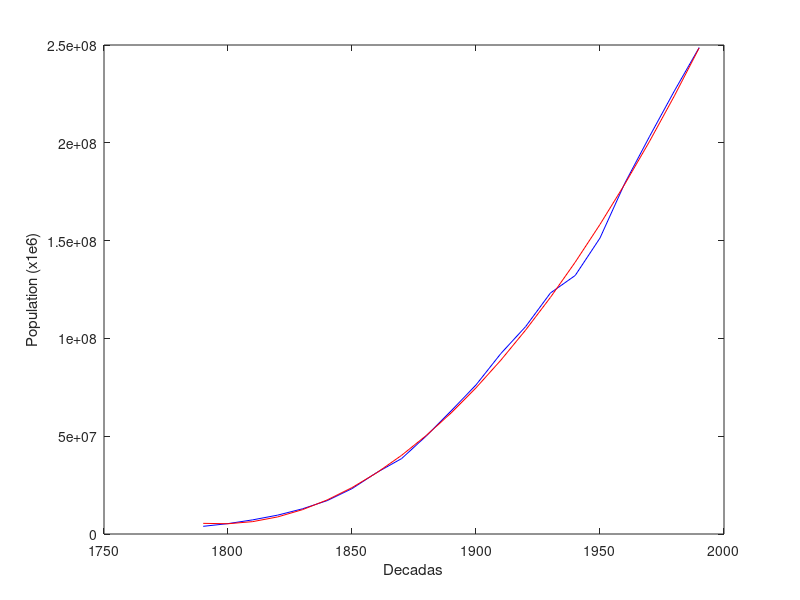

This chart was generated by the following MATLAB code: (Note: this script raises an error after producing the figure.)
function e_7b()
    x = [1790:10:1990];
    y = load('population.txt')';
    [p S mu] = polyfit(x, y, 2);
    yp = polyval(p, x, S, mu);

    plot(x, y, 'Color', 'blue');
    hold on;
    plot(x, yp, 'Color', 'red');
    hold off;
    xlabel('Decadas')
    ylabel('Population (x1e6)');

    b = bondad(y, yp);

    fprintf(1, 'El valor de la bondad es: %.7f\n', b);
end